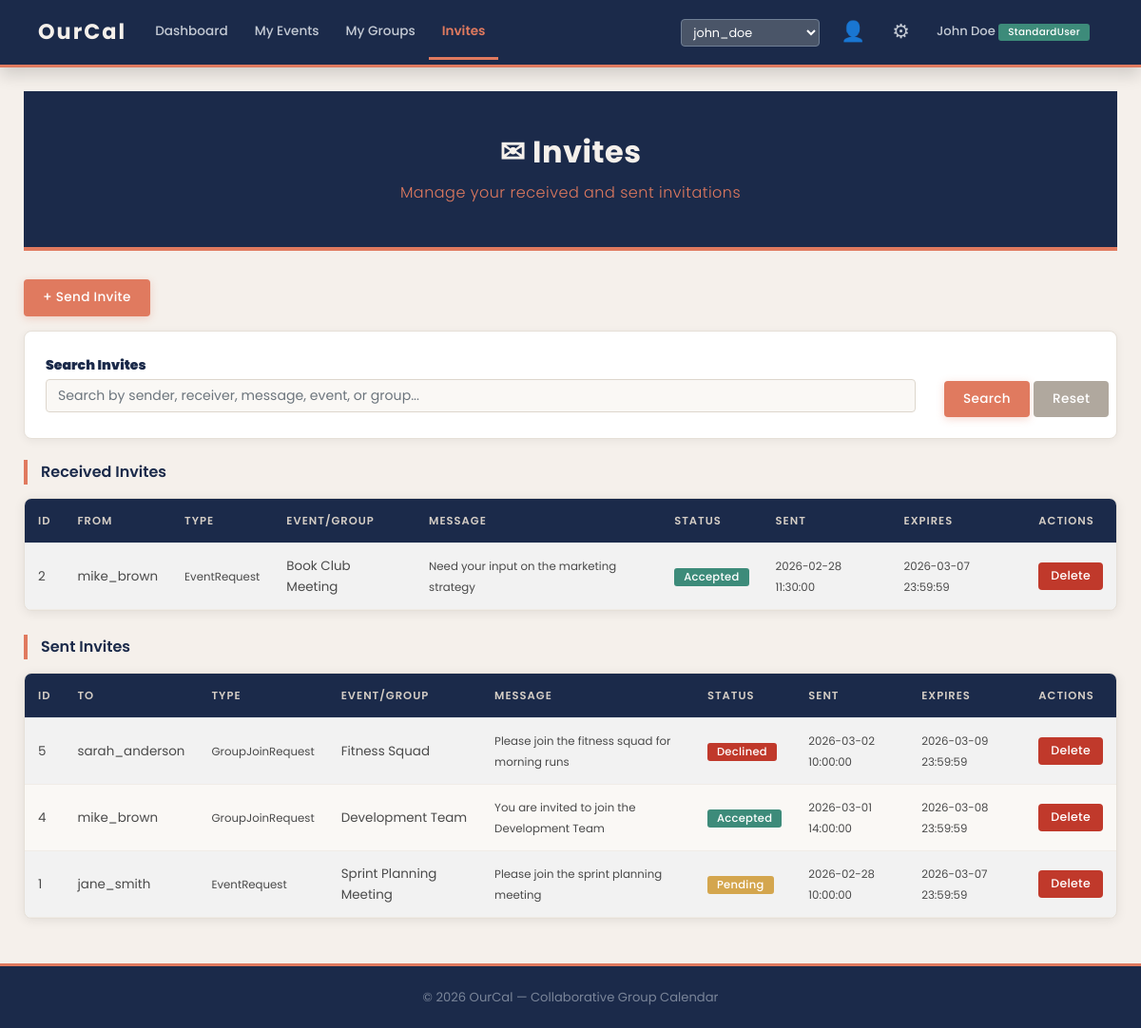
The page /invites.php on the database its author committed.
### tables this page shows
CREATE TABLE `User` (
    UserID INT PRIMARY KEY AUTO_INCREMENT,
    Username VARCHAR(50) UNIQUE NOT NULL,
    Password VARCHAR(255) NOT NULL, 
    Email VARCHAR(100) UNIQUE NOT NULL,
    DateJoined DATE NOT NULL,
    UserType ENUM('StandardUser', 'Admin') NOT NULL
);

CREATE TABLE Invite (
    InviteID INT PRIMARY KEY AUTO_INCREMENT,
    Status ENUM('Pending', 'Accepted', 'Declined', 'Expired') DEFAULT 'Pending',
    SentDate DATETIME DEFAULT CURRENT_TIMESTAMP,
    ExpiryDate DATETIME NOT NULL,
    InvitationMessage TEXT,
    InviteType ENUM('EventRequest', 'GroupJoinRequest') NOT NULL,
    SenderID INT NOT NULL,
    ReceiverID INT NOT NULL,
    EventID INT NULL,
    GroupID INT NULL,
    FOREIGN KEY (SenderID) REFERENCES `User`(UserID) ON DELETE CASCADE,
    FOREIGN KEY (ReceiverID) REFERENCES `User`(UserID) ON DELETE CASCADE,
    FOREIGN KEY (EventID) REFERENCES Event(EventID) ON DELETE CASCADE,
    FOREIGN KEY (GroupID) REFERENCES `Group`(GroupID) ON DELETE CASCADE,
    CHECK (
        (InviteType = 'EventRequest' AND EventID IS NOT NULL AND GroupID IS NULL) OR
        (InviteType = 'GroupJoinRequest' AND GroupID IS NOT NULL AND EventID IS NULL)
    )
);

### db_config.php (called while the page is built, shortened)
<?php
$db_host     = "localhost";
$db_user     = "root";
$db_password = "";
$db_name     = "OurCal";
$conn = mysqli_connect($db_host, $db_user, $db_password, $db_name);
$conn->set_charset("utf8mb4");
$current_user_id = 1;
$cu_result = mysqli_query($conn, "SELECT u.UserID, u.Username, u.UserType,
                                         IFNULL(p.DisplayName, u.Username) AS DisplayName,
                                         IFNULL(p.ProfilePictureURL, '') AS ProfilePic
                                  FROM `User` u
                                  LEFT JOIN Profile p ON u.UserID = p.UserID
                                  WHERE u.UserID = $current_user_id");
$current_user = mysqli_fetch_assoc($cu_result);
$bg_result = mysqli_query($conn, "SELECT ThemeColor FROM AccountSetting WHERE UserID=$current_user_id LIMIT 1");
$bg_row = mysqli_fetch_assoc($bg_result);
$user_bg_color = ($bg_row && !empty($bg_row['ThemeColor']) && $bg_row['ThemeColor'] != '#2C3E50' && $bg_row['ThemeColor'] != '#FFFFFF')
                 ? $bg_row['ThemeColor']
                 : '#f5f0eb';
function userUrl($page, $extra = "") {
    global $current_user_id;
    $sep = (strpos($page, '?') !== false) ? '&' : '?';
    $url = $page . $sep . "switch_user=" . $current_user_id;
    if ($extra != "") $url .= "&" . $extra;
    return $url;
}
?>

### invites.php (the view, shortened to what this page needs)
<?php require_once 'db_config.php'; ?>
<!DOCTYPE html>
<html>
<head>
    <link rel="stylesheet" href="https://cdn.jsdelivr.net/npm/bootstrap@4.6.1/dist/css/bootstrap.min.css">
    <link rel="stylesheet" href="css/style.css">
</head>
<body style="background-color: <?php echo $user_bg_color; ?>;">
<?php
require_once 'db_config.php';
include 'navbar.php';
$is_admin = ($current_user['UserType'] == 'Admin');
$search = ""; $where_received = ""; $where_sent = "";
$received = mysqli_query($conn,
    "SELECT i.InviteID, i.Status, i.SentDate, i.ExpiryDate, i.InvitationMessage, i.InviteType,
            s.Username AS SenderName,
            IFNULL(e.Title,'-') AS EventTitle, IFNULL(g.GroupName,'-') AS GroupName
     FROM Invite i
     JOIN `User` s ON i.SenderID=s.UserID
     LEFT JOIN Event e ON i.EventID=e.EventID
     LEFT JOIN `Group` g ON i.GroupID=g.GroupID
     WHERE i.ReceiverID=$current_user_id
     $where_received
     ORDER BY i.SentDate DESC");
$sent = mysqli_query($conn,
    "SELECT i.InviteID, i.Status, i.SentDate, i.ExpiryDate, i.InvitationMessage, i.InviteType,
            r.Username AS ReceiverName,
            IFNULL(e.Title,'-') AS EventTitle, IFNULL(g.GroupName,'-') AS GroupName
     FROM Invite i
     JOIN `User` r ON i.ReceiverID=r.UserID
     LEFT JOIN Event e ON i.EventID=e.EventID
     LEFT JOIN `Group` g ON i.GroupID=g.GroupID
     WHERE i.SenderID=$current_user_id
     $where_sent
     ORDER BY i.SentDate DESC");
?>
<div class="container-fluid" style="padding:25px;">
    <div class="page-header">
        <h2>&#9993; Invites</h2>
        <p>Manage your received and sent invitations</p>
    </div>
    <?php if (!$is_admin) { ?>
    <button class="btn btn-primary" style="margin-bottom:15px;" data-toggle="modal" data-target="#sendInviteModal">+ Send Invite</button>
    <?php } ?>
    <div class="search-box">
        <form action="" method="GET">
            <div class="row">
                <div class="col-md-10"><label><b>Search Invites</b></label>
                    <input type="text" name="search" class="form-control" placeholder="Search by sender, receiver, message, event, or group..."
                           value="<?php echo htmlspecialchars($search); ?>"></div>
                <div class="col-md-2" style="padding-top:30px; white-space:nowrap;">
                    <button type="submit" class="btn btn-primary">Search</button>
                    <a href="<?php echo userUrl('invites.php'); ?>" class="btn btn-secondary">Reset</a></div>
            </div>
        </form>
    </div>
    <div class="section-title">Received Invites</div>
    <div class="content-card" style="margin-bottom:25px;">
        <div class="table-responsive">
            <table class="table table-hover table-striped">
                <thead><tr><th>ID</th><th>From</th><th>Type</th><th>Event/Group</th><th>Message</th><th>Status</th><th>Sent</th><th>Expires</th><th>Actions</th></tr></thead>
                <tbody>
                <?php if (mysqli_num_rows($received) > 0) { foreach ($received as $row) {
                    $badges=['Pending'=>'warning','Accepted'=>'success','Declined'=>'danger','Expired'=>'secondary'];
                    $b = $badges[$row['Status']] ?? 'info';
                ?>
                <tr>
                    <td><?php echo $row['InviteID']; ?></td>
                    <td><?php echo $row['SenderName']; ?></td>
                    <td><small><?php echo $row['InviteType']; ?></small></td>
                    <td><?php echo ($row['InviteType']=='EventRequest') ? $row['EventTitle'] : $row['GroupName']; ?></td>
                    <td><small><?php echo $row['InvitationMessage']; ?></small></td>
                    <td><span class="badge badge-<?php echo $b; ?>"><?php echo $row['Status']; ?></span></td>
                    <td><small><?php echo $row['SentDate']; ?></small></td>
                    <td><small><?php echo $row['ExpiryDate']; ?></small></td>
                    <td style="white-space:nowrap;">
                        <a href="<?php echo userUrl('invites.php', 'delete=' . $row['InviteID']); ?>"
                           class="btn btn-delete" onclick="return confirm('Delete?');">Delete</a>
                    </td>
                </tr>
                <?php } } else { echo "<tr><td colspan='9' class='text-center'>No received invites.</td></tr>"; } ?>
                </tbody>
            </table>
        </div>
    </div>
    <div class="section-title">Sent Invites</div>
    <div class="content-card">
        <div class="table-responsive">
            <table class="table table-hover table-striped">
                <thead><tr><th>ID</th><th>To</th><th>Type</th><th>Event/Group</th><th>Message</th><th>Status</th><th>Sent</th><th>Expires</th><th>Actions</th></tr></thead>
                <tbody>
                <?php if (mysqli_num_rows($sent) > 0) { foreach ($sent as $row) {
                    $badges=['Pending'=>'warning','Accepted'=>'success','Declined'=>'danger','Expired'=>'secondary'];
                    $b = $badges[$row['Status']] ?? 'info';
                ?>
                <tr>
                    <td><?php echo $row['InviteID']; ?></td>
                    <td><?php echo $row['ReceiverName']; ?></td>
                    <td><small><?php echo $row['InviteType']; ?></small></td>
                    <td><?php echo ($row['InviteType']=='EventRequest') ? $row['EventTitle'] : $row['GroupName']; ?></td>
                    <td><small><?php echo $row['InvitationMessage']; ?></small></td>
                    <td><span class="badge badge-<?php echo $b; ?>"><?php echo $row['Status']; ?></span></td>
                    <td><small><?php echo $row['SentDate']; ?></small></td>
                    <td><small><?php echo $row['ExpiryDate']; ?></small></td>
                    <td>
                        <a href="<?php echo userUrl('invites.php', 'delete=' . $row['InviteID']); ?>"
                           class="btn btn-delete" onclick="return confirm('Delete?');">Delete</a>
                    </td>
                </tr>
                <?php } } else { echo "<tr><td colspan='9' class='text-center'>No sent invites.</td></tr>"; } ?>
                </tbody>
            </table>
        </div>
    </div>
</div>
<?php include 'footer.php'; ?>
</body></html>

### navbar.php (shortened to what this page needs)
<?php
$current_page = basename($_SERVER['PHP_SELF']);
$all_users_nav = mysqli_query($conn, "SELECT UserID, Username FROM `User` ORDER BY Username");
?>
<nav class="navbar navbar-expand-lg navbar-dark bg-dark sticky-top shadow">
    <div class="container-fluid">
        <a class="navbar-brand" href="<?php echo userUrl('index.php'); ?>"
           style="font-weight:700; font-size:1.4rem; letter-spacing:2px;">OurCal</a>
        <div class="collapse navbar-collapse" id="navbarNav">
            <ul class="navbar-nav">
                <li class="nav-item">
                    <a class="nav-link <?php if($current_page=='index.php') echo 'active'; ?>"
                       href="<?php echo userUrl('index.php'); ?>">Dashboard</a></li>
                <li class="nav-item">
                    <a class="nav-link <?php if($current_page=='events.php') echo 'active'; ?>"
                       href="<?php echo userUrl('events.php'); ?>">My Events</a></li>
                <li class="nav-item">
                    <a class="nav-link <?php if($current_page=='groups.php') echo 'active'; ?>"
                       href="<?php echo userUrl('groups.php'); ?>">My Groups</a></li>
                <li class="nav-item">
                    <a class="nav-link <?php if($current_page=='invites.php') echo 'active'; ?>"
                       href="<?php echo userUrl('invites.php'); ?>">Invites</a></li>
            </ul>
            <ul class="navbar-nav ml-auto align-items-center">
                <li class="nav-item" style="margin-right:8px;">
                    <form method="GET" action="<?php echo $current_page; ?>" id="switchForm" style="display:inline;">
                        <select name="switch_user" class="form-control form-control-sm"
                                style="width:auto; display:inline; background:#4a5568; color:white; border:1px solid #718096; font-size:0.8rem;"
                                onchange="document.getElementById('switchForm').submit();">
                            <?php
                            while ($su = mysqli_fetch_assoc($all_users_nav)) {
                                $sel = ($su['UserID'] == $current_user_id) ? 'selected' : '';
                                echo "<option value='" . $su['UserID'] . "' $sel>" . $su['Username'] . "</option>";
                            }
                            ?>
                        </select>
                    </form>
                </li>
                <li class="nav-item">
                    <a class="nav-link <?php if($current_page=='profile.php') echo 'active'; ?>"
                       href="<?php echo userUrl('profile.php'); ?>" title="My Profile"
                       style="font-size:1.3rem; padding:5px 8px;">&#128100;</a></li>
                <li class="nav-item">
                    <a class="nav-link <?php if($current_page=='settings.php') echo 'active'; ?>"
                       href="<?php echo userUrl('settings.php'); ?>" title="Account Settings"
                       style="font-size:1.3rem; padding:5px 8px;">&#9881;</a></li>
                <li class="nav-item">
                    <span class="nav-link" style="color:#a0aec0; font-size:0.82rem; cursor:default;">
                        <?php echo $current_user['DisplayName']; ?>
                        <span class="badge badge-<?php echo ($current_user['UserType']=='Admin') ? 'danger' : 'success'; ?>" style="font-size:0.65rem;">
                            <?php echo $current_user['UserType']; ?>
                        </span>
                    </span></li>
            </ul>
        </div>
    </div>
</nav>

### css/style.css (style rules this page uses)
* { box-sizing: border-box; margin: 0; padding: 0; }
html { height: 100%; }
body { font-family: 'Poppins', Arial, sans-serif; background-color: #f5f0eb; color: #3d3d3d; line-height: 1.6; margin: 0; min-height: 100vh; display: flex; flex-direction: column; }
a { text-decoration: none; color: inherit; }
.navbar { background-color: #1b2a4a !important; padding: 0 25px; box-shadow: 0 3px 15px rgba(27,42,74,0.3); border-bottom: 3px solid #e07a5f; min-height: 56px; }
.navbar-brand { font-family: 'Poppins', sans-serif; font-weight: 700; font-size: 1.4rem; letter-spacing: 2px; }
.navbar-brand { color: #f5f0eb !important; }
.nav-link { font-family: 'Poppins', sans-serif; font-weight: 500; font-size: 0.85rem; color: #c4cad4 !important; padding: 16px 14px !important; transition: all 0.25s ease; border-bottom: 3px solid transparent; border-radius: 0; margin: 0; }
.nav-link.active { color: #e07a5f !important; border-bottom-color: #e07a5f; background: transparent !important; font-weight: 600; }
.page-header { background-color: #1b2a4a; color: #f5f0eb; padding: 45px 30px; margin-bottom: 30px; text-align: center; border-bottom: 4px solid #e07a5f; }
.page-header h2 { font-family: 'Poppins', sans-serif; font-weight: 700; font-size: 2rem; margin: 0; letter-spacing: 0.5px; }
.page-header p { font-weight: 300; margin: 10px 0 0; color: #e07a5f; font-size: 1rem; letter-spacing: 0.5px; }
.search-box { background: #ffffff; padding: 22px; border-radius: 8px; border: 1px solid #e6e0d8; margin-bottom: 22px; box-shadow: 0 2px 10px rgba(0,0,0,0.06); }
.search-box label { font-weight: 600; font-size: 0.88rem; color: #1b2a4a; }
.content-card { background: #ffffff; border-radius: 8px; overflow: hidden; box-shadow: 0 2px 12px rgba(0,0,0,0.08); margin-bottom: 22px; border: 1px solid #e6e0d8; }
.section-title { font-family: 'Poppins', sans-serif; font-size: 1rem; font-weight: 600; color: #1b2a4a; margin-bottom: 14px; padding-left: 14px; border-left: 4px solid #e07a5f; }
.form-control, .form-control-sm { font-family: 'Poppins', sans-serif; font-size: 0.88rem; border-radius: 4px; border: 1.5px solid #ddd6cc; background-color: #faf8f5; transition: all 0.25s ease; }
label { font-family: 'Poppins', sans-serif; font-weight: 500; font-size: 0.85rem; color: #5a5a5a; margin-bottom: 4px; }
.table-responsive { overflow-x: auto; }
.table { font-family: 'Poppins', sans-serif; font-size: 0.84rem; margin-bottom: 0; }
.table thead th { background-color: #1b2a4a; color: #d4cdc5; font-weight: 600; font-size: 0.72rem; text-transform: uppercase; letter-spacing: 1px; border: none; white-space: nowrap; padding: 14px 14px; }
.table tbody td { padding: 13px 14px; vertical-align: middle; border-bottom: 1px solid #f0ece7; color: #4a4a4a; }
.table tbody tr { transition: background-color 0.2s ease; }
.table-striped tbody tr:nth-child(even) { background-color: #faf8f5; }
.btn { font-family: 'Poppins', sans-serif; font-weight: 500; font-size: 0.85rem; border-radius: 4px; transition: all 0.25s ease; padding: 9px 20px; border: none; letter-spacing: 0.3px; }
.btn-primary { background-color: #e07a5f; color: #ffffff; box-shadow: 0 2px 8px rgba(224,122,95,0.3); }
.btn-delete { background-color: #c0392b; color: #ffffff; font-size: 0.78rem; padding: 5px 13px; border-radius: 4px; }
.btn-secondary { background-color: #b0a89e; color: #ffffff; }
.badge { font-family: 'Poppins', sans-serif; font-weight: 500; padding: 4px 10px; border-radius: 3px; font-size: 0.72rem; letter-spacing: 0.3px; }
.badge-success { background-color: #3d8b7a; color: #ffffff; }
.badge-warning { background-color: #d4a64e; color: #ffffff; }
.badge-danger { background-color: #c0392b; color: #ffffff; }
@media screen and (min-width: 992px) { .container-fluid { max-width: 1400px; } }

### rows shown on the page
user: UserType "StandardUser"
invite: InviteID "2", SenderID.Username "mike_brown", InviteType "EventRequest", EventTitle "Book Club Meeting", InvitationMessage "Need your input on the marketing strategy", Status "Accepted", SentDate "2026-02-28 11:30:00", ExpiryDate "2026-03-07 23:59:59"
invite: InviteID "5", ReceiverID.Username "sarah_anderson", InviteType "GroupJoinRequest", GroupName "Fitness Squad", InvitationMessage "Please join the fitness squad for morning runs", Status "Declined", SentDate "2026-03-02 10:00:00", ExpiryDate "2026-03-09 23:59:59"
invite: InviteID "4", ReceiverID.Username "mike_brown", InviteType "GroupJoinRequest", GroupName "Development Team", InvitationMessage "You are invited to join the Development Team", Status "Accepted", SentDate "2026-03-01 14:00:00", ExpiryDate "2026-03-08 23:59:59"
invite: InviteID "1", ReceiverID.Username "jane_smith", InviteType "EventRequest", EventTitle "Sprint Planning Meeting", InvitationMessage "Please join the sprint planning meeting", Status "Pending", SentDate "2026-02-28 10:00:00", ExpiryDate "2026-03-07 23:59:59"

### other values the page prints
$current_user['DisplayName'] "John Doe"
form field switch_user "john_doe"
